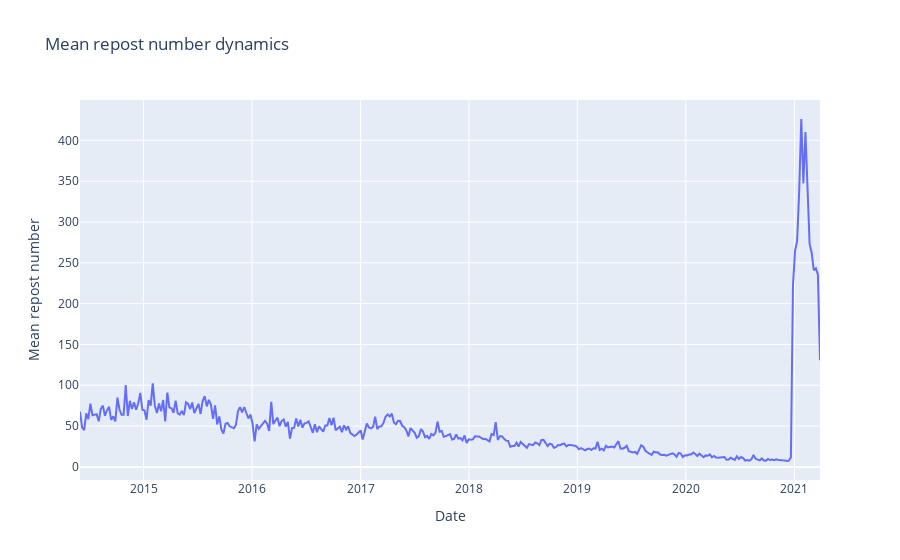

The code cell stored with this chart in its notebook:
### Code cell
reposts_dynamics = (
    data.groupby(pd.Grouper(key='date', freq='w'))
        .reposts
        .mean()['2014-06-01': ])

px.line(
    x=reposts_dynamics.index, y=reposts_dynamics.values,
    title='Mean repost number dynamics', 
    labels={"x": "Date", "y": "Mean repost number",})

### Figure 1 — Plotly figure (JSON) as saved in the notebook; plotly's stock layout.template omitted (floating-point values rounded to 4 significant figures; data arrays with more than 128 entries replaced by an {"elided": "..."} marker saying what was removed)
{"data": [{"hovertemplate": "Date=%{x}<br>Mean repost number=%{y}<extra></extra>", "legendgroup": "", "line": {"color": "#636efa", "dash": "solid"}, "mode": "lines", "name": "", "orientation": "v", "showlegend": false, "type": "scatter", "x": {"elided": "357 str values"}, "xaxis": "x", "y": {"elided": "357 float values"}, "yaxis": "y"}], "layout": {"legend": {"tracegroupgap": 0}, "title": {"text": "Mean repost number dynamics"}, "xaxis": {"anchor": "y", "domain": [0, 1], "title": {"text": "Date"}}, "yaxis": {"anchor": "x", "domain": [0, 1], "title": {"text": "Mean repost number"}}}}
